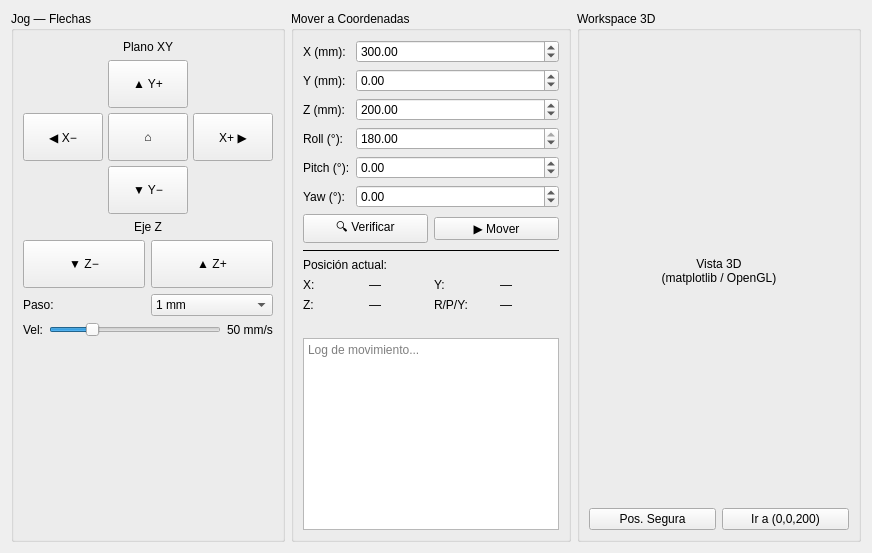
      <widget class="QWidget" name="tabManual">
       <attribute name="title">
        <string>1 · Manual</string>
       </attribute>
       <layout class="QHBoxLayout" name="manualLayout">
        <item>
         <widget class="QGroupBox" name="grpJog">
          <property name="title">
           <string>Jog — Flechas</string>
          </property>
          <layout class="QVBoxLayout" name="jogVL">
           <item>
            <widget class="QLabel" name="label">
             <property name="text">
              <string>Plano XY</string>
             </property>
             <property name="alignment">
              <set>Qt::AlignCenter</set>
             </property>
            </widget>
           </item>
           <item>
            <layout class="QGridLayout" name="jogGrid">
             <property name="spacing">
              <number>5</number>
             </property>
             <item row="0" column="1">
              <widget class="QPushButton" name="btnYPos">
               <property name="minimumSize">
                <size>
                 <width>64</width>
                 <height>48</height>
                </size>
               </property>
               <property name="text">
                <string>▲ Y+</string>
               </property>
              </widget>
             </item>
             <item row="1" column="0">
              <widget class="QPushButton" name="btnXNeg">
               <property name="minimumSize">
                <size>
                 <width>64</width>
                 <height>48</height>
                </size>
               </property>
               <property name="text">
                <string>◀ X−</string>
               </property>
              </widget>
             </item>
             <item row="1" column="1">
              <widget class="QPushButton" name="btnHome">
               <property name="minimumSize">
                <size>
                 <width>64</width>
                 <height>48</height>
                </size>
               </property>
               <property name="text">
                <string>⌂</string>
               </property>
              </widget>
             </item>
             <item row="1" column="2">
              <widget class="QPushButton" name="btnXPos">
               <property name="minimumSize">
                <size>
                 <width>64</width>
                 <height>48</height>
                </size>
               </property>
               <property name="text">
                <string>X+ ▶</string>
               </property>
              </widget>
             </item>
             <item row="2" column="1">
              <widget class="QPushButton" name="btnYNeg">
               <property name="minimumSize">
                <size>
                 <width>64</width>
                 <height>48</height>
                </size>
               </property>
               <property name="text">
                <string>▼ Y−</string>
               </property>
              </widget>
             </item>
            </layout>
           </item>
           <item>
            <widget class="QLabel" name="label">
             <property name="text">
              <string>Eje Z</string>
             </property>
             <property name="alignment">
              <set>Qt::AlignCenter</set>
             </property>
            </widget>
           </item>
           <item>
            <layout class="QHBoxLayout" name="zHL">
             <item>
              <widget class="QPushButton" name="btnZNeg">
               <property name="minimumSize">
                <size>
                 <width>96</width>
                 <height>48</height>
                </size>
               </property>
               <property name="text">
                <string>▼ Z−</string>
               </property>
              </widget>
             </item>
             <item>
              <widget class="QPushButton" name="btnZPos">
               <property name="minimumSize">
                <size>
                 <width>96</width>
                 <height>48</height>
                </size>
               </property>
               <property name="text">
                <string>▲ Z+</string>
               </property>
              </widget>
             </item>
            </layout>
           </item>
           <item>
            <layout class="QHBoxLayout" name="stepHL">
             <item>
              <widget class="QLabel" name="label">
               <property name="text">
                <string>Paso:</string>
               </property>
              </widget>
             </item>
             <item>
              <widget class="QComboBox" name="cmbStep">
               <item>
                <property name="text">
                 <string>1 mm</string>
                </property>
               </item>
               <item>
                <property name="text">
                 <string>5 mm</string>
                </property>
               </item>
               <item>
                <property name="text">
                 <string>10 mm</string>
                </property>
               </item>
               <item>
                <property name="text">
                 <string>50 mm</string>
                </property>
               </item>
              </widget>
             </item>
            </layout>
           </item>
           <item>
            <layout class="QHBoxLayout" name="velHL">
             <item>
              <widget class="QLabel" name="label">
               <property name="text">
                <string>Vel:</string>
               </property>
              </widget>
             </item>
             <item>
              <widget class="QSlider" name="sldSpeed">
               <property name="minimum">
                <number>5</number>
               </property>
               <property name="maximum">
                <number>200</number>
               </property>
               <property name="value">
                <number>50</number>
               </property>
               <property name="orientation">
                <enum>Qt::Horizontal</enum>
               </property>
              </widget>
             </item>
             <item>
              <widget class="QLabel" name="lblSpeed">
               <property name="text">
                <string>50 mm/s</string>
               </property>
              </widget>
             </item>
            </layout>
           </item>
           <item>
            <spacer name="jogSp">
             <property name="orientation">
              <enum>Qt::Vertical</enum>
             </property>
             <property name="sizeHint" stdset="0">
              <size>
               <width>20</width>
               <height>20</height>
              </size>
             </property>
            </spacer>
           </item>
          </layout>
         </widget>
        </item>
        <item>
         <widget class="QGroupBox" name="grpCoords">
          <property name="title">
           <string>Mover a Coordenadas</string>
          </property>
          <layout class="QVBoxLayout" name="coordsVL">
           <item>
            <layout class="QFormLayout" name="coordsForm">
             <item row="0" column="0">
              <widget class="QLabel" name="label">
               <property name="text">
                <string>X (mm):</string>
               </property>
              </widget>
             </item>
             <item row="0" column="1">
              <widget class="QDoubleSpinBox" name="spnX">
               <property name="minimum">
                <double>-700.000000000000000</double>
               </property>
               <property name="maximum">
                <double>700.000000000000000</double>
               </property>
               <property name="value">
                <double>300.000000000000000</double>
               </property>
              </widget>
             </item>
             <item row="1" column="0">
              <widget class="QLabel" name="label">
               <property name="text">
                <string>Y (mm):</string>
               </property>
              </widget>
             </item>
             <item row="1" column="1">
              <widget class="QDoubleSpinBox" name="spnY">
               <property name="minimum">
                <double>-700.000000000000000</double>
               </property>
               <property name="maximum">
                <double>700.000000000000000</double>
               </property>
               <property name="value">
                <double>0.000000000000000</double>
               </property>
              </widget>
             </item>
             <item row="2" column="0">
              <widget class="QLabel" name="label">
               <property name="text">
                <string>Z (mm):</string>
               </property>
              </widget>
             </item>
             <item row="2" column="1">
              <widget class="QDoubleSpinBox" name="spnZ">
               <property name="minimum">
                <double>0.000000000000000</double>
               </property>
               <property name="maximum">
                <double>700.000000000000000</double>
               </property>
               <property name="value">
                <double>200.000000000000000</double>
               </property>
              </widget>
             </item>
             <item row="3" column="0">
              <widget class="QLabel" name="label">
               <property name="text">
                <string>Roll (°):</string>
               </property>
              </widget>
             </item>
             <item row="3" column="1">
              <widget class="QDoubleSpinBox" name="spnRoll">
               <property name="minimum">
                <double>-180.000000000000000</double>
               </property>
               <property name="maximum">
                <double>180.000000000000000</double>
               </property>
               <property name="value">
                <double>180.000000000000000</double>
               </property>
              </widget>
             </item>
             <item row="4" column="0">
              <widget class="QLabel" name="label">
               <property name="text">
                <string>Pitch (°):</string>
               </property>
              </widget>
             </item>
             <item row="4" column="1">
              <widget class="QDoubleSpinBox" name="spnPitch">
               <property name="minimum">
                <double>-180.000000000000000</double>
               </property>
               <property name="maximum">
                <double>180.000000000000000</double>
               </property>
               <property name="value">
                <double>0.000000000000000</double>
               </property>
              </widget>
             </item>
             <item row="5" column="0">
              <widget class="QLabel" name="label">
               <property name="text">
                <string>Yaw (°):</string>
               </property>
              </widget>
             </item>
             <item row="5" column="1">
              <widget class="QDoubleSpinBox" name="spnYaw">
               <property name="minimum">
                <double>-180.000000000000000</double>
               </property>
               <property name="maximum">
                <double>180.000000000000000</double>
               </property>
               <property name="value">
                <double>0.000000000000000</double>
               </property>
              </widget>
             </item>
            </layout>
           </item>
           <item>
            <layout class="QHBoxLayout" name="coordsBtns">
             <item>
              <widget class="QPushButton" name="btnValidate">
               <property name="text">
                <string>🔍 Verificar</string>
               </property>
              </widget>
             </item>
             <item>
              <widget class="QPushButton" name="btnMoveXYZ">
               <property name="text">
                <string>▶ Mover</string>
               </property>
              </widget>
             </item>
            </layout>
           </item>
           <item>
            <widget class="QFrame" name="sepM">
             <property name="frameShape">
              <enum>QFrame::HLine</enum>
             </property>
            </widget>
           </item>
           <item>
            <widget class="QLabel" name="label">
             <property name="text">
              <string>Posición actual:</string>
             </property>
            </widget>
           </item>
           <item>
            <layout class="QGridLayout" name="curPosGrid">
             <item row="0" column="0">
              <widget class="QLabel" name="label">
               <property name="text">
                <string>X:</string>
               </property>
              </widget>
             </item>
             <item row="0" column="1">
              <widget class="QLabel" name="lblCurX">
               <property name="text">
                <string>—</string>
               </property>
              </widget>
             </item>
             <item row="0" column="2">
              <widget class="QLabel" name="label">
               <property name="text">
                <string>Y:</string>
               </property>
              </widget>
             </item>
             <item row="0" column="3">
              <widget class="QLabel" name="lblCurY">
               <property name="text">
                <string>—</string>
               </property>
              </widget>
             </item>
             <item row="1" column="0">
              <widget class="QLabel" name="label">
               <property name="text">
                <string>Z:</string>
               </property>
              </widget>
             </item>
             <item row="1" column="1">
              <widget class="QLabel" name="lblCurZ">
               <property name="text">
                <string>—</string>
               </property>
              </widget>
             </item>
             <item row="1" column="2">
              <widget class="QLabel" name="label">
               <property name="text">
                <string>R/P/Y:</string>
               </property>
              </widget>
             </item>
             <item row="1" column="3">
              <widget class="QLabel" name="lblCurRPY">
               <property name="text">
                <string>—</string>
               </property>
              </widget>
             </item>
            </layout>
           </item>
           <item>
            <spacer name="coordsSp">
             <property name="orientation">
              <enum>Qt::Vertical</enum>
             </property>
             <property name="sizeHint" stdset="0">
              <size>
               <width>20</width>
               <height>20</height>
              </size>
             </property>
            </spacer>
           </item>
           <item>
            <widget class="QTextEdit" name="txtManualLog">
             <property name="readOnly">
              <bool>true</bool>
             </property>
             <property name="placeholderText">
              <string>Log de movimiento...</string>
             </property>
            </widget>
           </item>
          </layout>
         </widget>
        </item>
        <item>
         <widget class="QGroupBox" name="grpViz">
          <property name="title">
           <string>Workspace 3D</string>
          </property>
          <layout class="QVBoxLayout" name="vizVL">
           <item>
            <widget class="QLabel" name="lbl3DView">
             <property name="minimumSize">
              <size>
               <width>260</width>
               <height>280</height>
              </size>
             </property>
             <property name="text">
              <string>Vista 3D
(matplotlib / OpenGL)</string>
             </property>
             <property name="alignment">
              <set>Qt::AlignCenter</set>
             </property>
            </widget>
           </item>
           <item>
            <layout class="QHBoxLayout" name="vizBtns">
             <item>
              <widget class="QPushButton" name="btnSafePos">
               <property name="text">
                <string>Pos. Segura</string>
               </property>
              </widget>
             </item>
             <item>
              <widget class="QPushButton" name="btnZero">
               <property name="text">
                <string>Ir a (0,0,200)</string>
               </property>
              </widget>
             </item>
            </layout>
           </item>
          </layout>
         </widget>
        </item>
       </layout>
      </widget>
